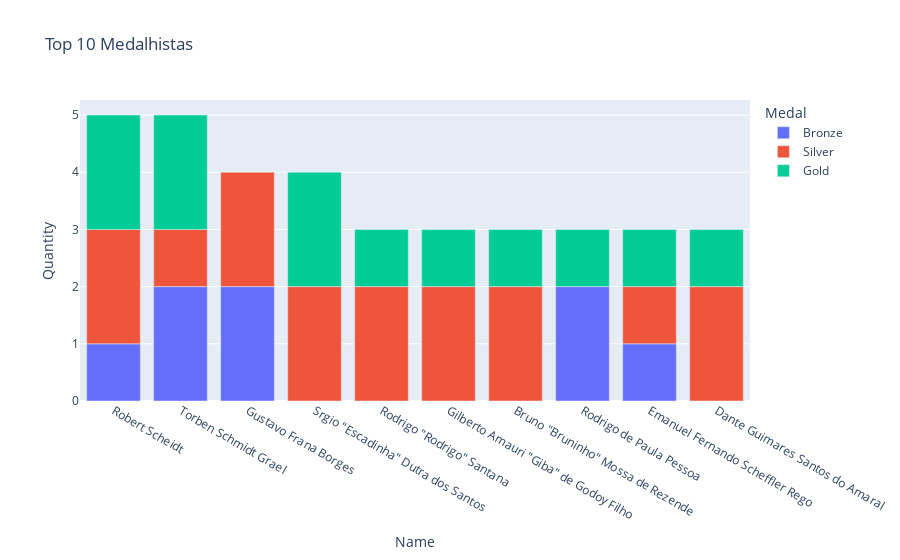

Notebook code cell kept with this figure:
### Code cell
fig = px.bar(df_medalhas_por_atleta, x="Name", y="Quantity", color="Medal", title="Top 10 Medalhistas", category_orders={ 'Name': lista_top_10})
fig.show()

### Figure 1 — Plotly figure (JSON) as saved in the notebook; plotly's stock layout.template omitted (floating-point values rounded to 4 significant figures)
{"data": [{"alignmentgroup": "True", "hovertemplate": "Medal=Bronze<br>Name=%{x}<br>Quantity=%{y}<extra></extra>", "legendgroup": "Bronze", "marker": {"color": "#636efa", "pattern": {"shape": ""}}, "name": "Bronze", "offsetgroup": "Bronze", "orientation": "v", "showlegend": true, "textposition": "auto", "type": "bar", "x": ["Gustavo Frana Borges", "Rodrigo de Paula Pessoa", "Torben Schmidt Grael", "Robert Scheidt", "Emanuel Fernando Scheffler Rego"], "xaxis": "x", "y": [2, 2, 2, 1, 1], "yaxis": "y"}, {"alignmentgroup": "True", "hovertemplate": "Medal=Silver<br>Name=%{x}<br>Quantity=%{y}<extra></extra>", "legendgroup": "Silver", "marker": {"color": "#EF553B", "pattern": {"shape": ""}}, "name": "Silver", "offsetgroup": "Silver", "orientation": "v", "showlegend": true, "textposition": "auto", "type": "bar", "x": ["Gustavo Frana Borges", "Bruno \"Bruninho\" Mossa de Rezende", "Srgio \"Escadinha\" Dutra dos Santos", "Gilberto Amauri \"Giba\" de Godoy Filho", "Robert Scheidt", "Dante Guimares Santos do Amaral", "Rodrigo \"Rodrigo\" Santana", "Torben Schmidt Grael", "Emanuel Fernando Scheffler Rego"], "xaxis": "x", "y": [2, 2, 2, 2, 2, 2, 2, 1, 1], "yaxis": "y"}, {"alignmentgroup": "True", "hovertemplate": "Medal=Gold<br>Name=%{x}<br>Quantity=%{y}<extra></extra>", "legendgroup": "Gold", "marker": {"color": "#00cc96", "pattern": {"shape": ""}}, "name": "Gold", "offsetgroup": "Gold", "orientation": "v", "showlegend": true, "textposition": "auto", "type": "bar", "x": ["Srgio \"Escadinha\" Dutra dos Santos", "Robert Scheidt", "Torben Schmidt Grael", "Rodrigo de Paula Pessoa", "Rodrigo \"Rodrigo\" Santana", "Bruno \"Bruninho\" Mossa de Rezende", "Dante Guimares Santos do Amaral", "Emanuel Fernando Scheffler Rego", "Gilberto Amauri \"Giba\" de Godoy Filho"], "xaxis": "x", "y": [2, 2, 2, 1, 1, 1, 1, 1, 1], "yaxis": "y"}], "layout": {"barmode": "relative", "legend": {"title": {"text": "Medal"}, "tracegroupgap": 0}, "title": {"text": "Top 10 Medalhistas"}, "xaxis": {"anchor": "y", "categoryarray": ["Robert Scheidt", "Torben Schmidt Grael", "Gustavo Frana Borges", "Srgio \"Escadinha\" Dutra dos Santos", "Rodrigo \"Rodrigo\" Santana", "Gilberto Amauri \"Giba\" de Godoy Filho", "Bruno \"Bruninho\" Mossa de Rezende", "Rodrigo de Paula Pessoa", "Emanuel Fernando Scheffler Rego", "Dante Guimares Santos do Amaral"], "categoryorder": "array", "domain": [0, 1], "title": {"text": "Name"}}, "yaxis": {"anchor": "x", "domain": [0, 1], "title": {"text": "Quantity"}}}}
